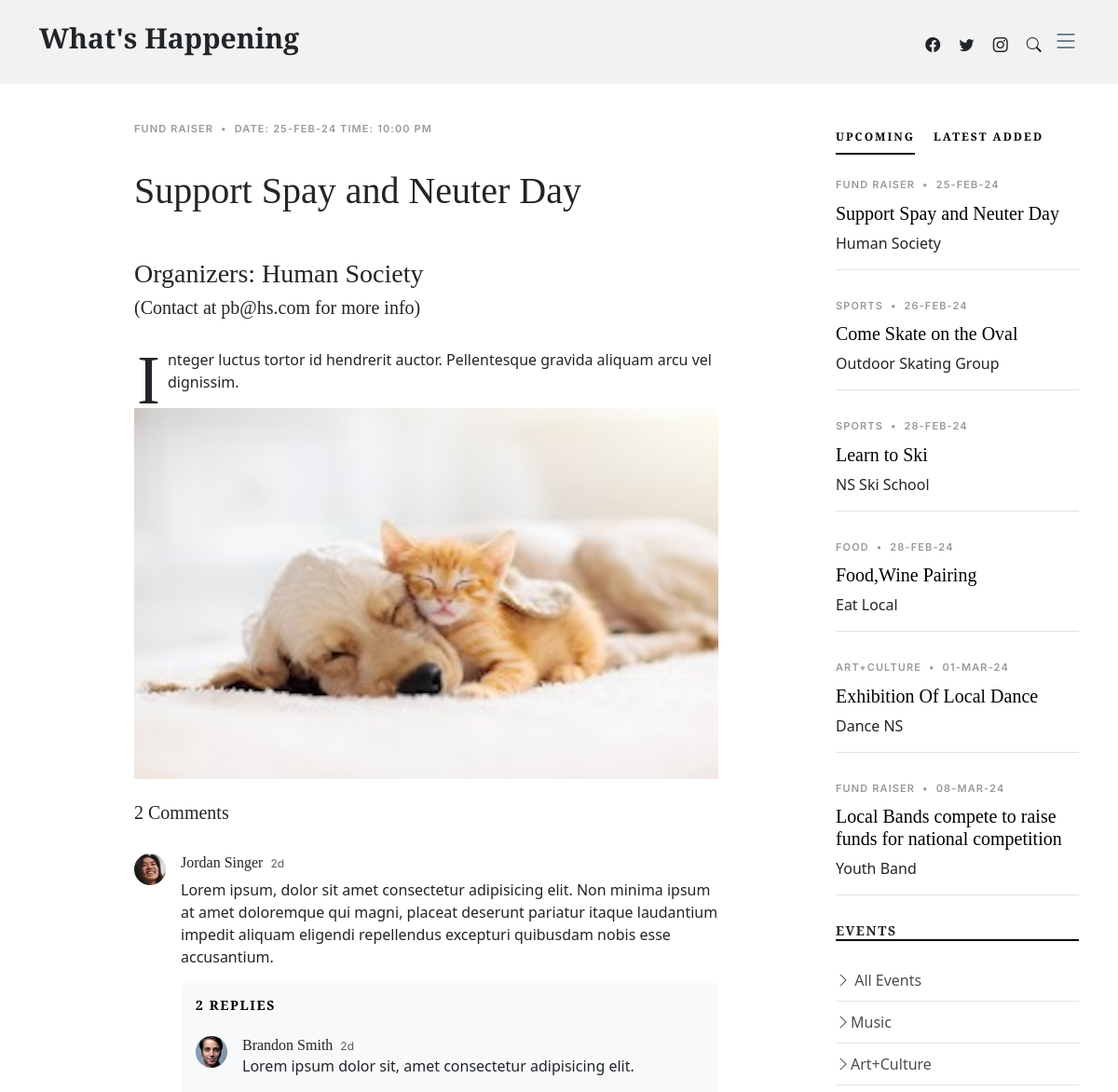
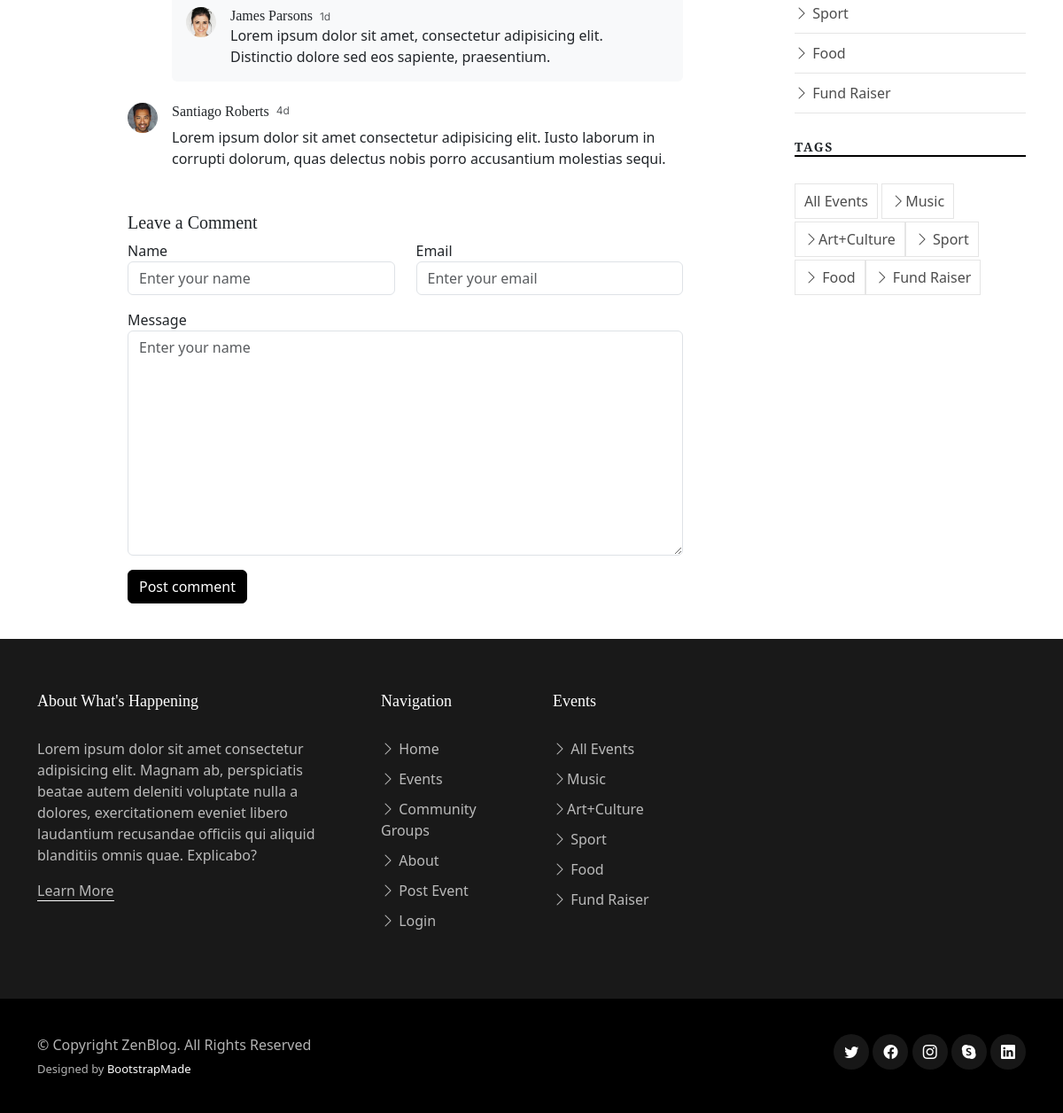
Page /Bootstrap/single-post.php on the committed database (2 pictures, top to bottom).
### tables this page shows
CREATE TABLE `events` (
  `EventID` int(11) NOT NULL,
  `EventTypeID` int(11) NOT NULL,
  `GroupID` int(11) NOT NULL,
  `EventDate` timestamp NOT NULL DEFAULT CURRENT_TIMESTAMP,
  `SubmitDate` timestamp NOT NULL DEFAULT CURRENT_TIMESTAMP,
  `EventTitle` varchar(100) NOT NULL,
  `EventImage` varchar(50) NOT NULL,
  `EventDesc` text NOT NULL
);

CREATE TABLE `eventtype` (
  `EventTypeID` int(11) NOT NULL,
  `EventType` varchar(100) NOT NULL
);

CREATE TABLE `groups` (
  `GroupID` int(11) NOT NULL,
  `GroupName` varchar(100) NOT NULL,
  `GroupImage` varchar(50) NOT NULL,
  `GroupType` varchar(100) NOT NULL,
  `GroupDesc` text NOT NULL,
  `ContactName` varchar(255) NOT NULL,
  `ContactEmail` varchar(255) NOT NULL
);

### Bootstrap/single-post.php (the view, shortened to what the rows shown need)
<!DOCTYPE html>
<html lang="en">
<head>
  <link href="assets/vendor/bootstrap/css/bootstrap.min.css" rel="stylesheet">
  <link href="assets/vendor/bootstrap-icons/bootstrap-icons.css" rel="stylesheet">
  <link href="assets/vendor/swiper/swiper-bundle.min.css" rel="stylesheet">
  <link href="assets/vendor/glightbox/css/glightbox.min.css" rel="stylesheet">
  <link href="assets/vendor/aos/aos.css" rel="stylesheet">
  <link href="assets/css/variables.css" rel="stylesheet">
  <link href="assets/css/main.css" rel="stylesheet">
</head>
<body>
  <header id="header" class="header d-flex align-items-center fixed-top">
    <div class="container-fluid container-xl d-flex align-items-center justify-content-between">
      <a href="index.html" class="logo d-flex align-items-center">
        <h1>What's Happening</h1>
      </a>
    </div>
  </header>
  <main id="main">
    <section class="single-post-content">
          <div class="container">
            <div class="row">
              <div class="col-md-9 post-content" data-aos="fade-up">
                <?php
                  include 'serverlogin.php';
                  $conn = new mysqli($db_hostname, $db_username, $db_password, $db_database);
                  $urlEventName = isset($_GET['eventName']) ? $_GET['eventName'] : '';
                  $urlEventType = isset($_GET['eventtype']) ? $_GET['eventtype'] : '';
                    $eventsQuery = "SELECT *
                                    FROM events e
                                    INNER JOIN groups g ON e.GroupID = g.GroupID
                                    INNER JOIN EventType et ON e.EventTypeID = et.EventTypeID
                                    ORDER BY e.EventDate";
                    $eventsResult = mysqli_query($conn, $eventsQuery);
                    while ($row = mysqli_fetch_assoc($eventsResult)) {
                        $eventID = $row["EventID"];
                        $eventDate = $row["EventDate"];
                        $eventTitle = $row["EventTitle"];
                        $eventImage = $row["EventImage"];
                        $eventDesc = $row["EventDesc"];
                        $Contact_Name = $row["contactName"];
                        $Contact_Email = $row["ContactEmail"];
                        $event_Type = $row["EventType"];
                        $group_Image = $row["GroupImage"];
                        $group_name = $row["GroupName"];
                        $date = date_create($eventDate);
                        $dateFormat = date_format($date, 'd-M-y');
                        $timeFormat = date_format($date, 'g:i A');
                      if($urlEventName== 'events' && $urlEventType==$event_Type){
                        echo '<div class="d-md-flex post-entry-2 half">';
                        echo '<a href="single-post.php?eventName=' . $eventTitle . '&eventtype='.$event_Type.'" class="me-4 thumbnail">';
                        echo '<img src="' . $eventImage . '" alt="" class="img-fluid">';
                        echo '</a>';
                        echo '<div>';
                        echo '<div class="post-meta"><span class="date">' . $event_Type . '</span> <span class="mx-1">&bullet;</span> <span>' . $dateFormat . '</span><span class="mx-1">&bullet;</span> <span>' . $timeFormat . '</span></div>';
                        echo '<h3><a href="single-post.php?eventNumber=' . $eventID . '">' . $eventTitle . '</a></h3>';
                        echo '<div class="d-flex align-items-center author">';
                        echo '<div class="photo"><img src="' . $group_Image . '" alt="" class="img-fluid"></div>';
                        echo '<div class="name">';
                        echo '<h3 class="m-0 p-0">' . $group_name . '</h3>';
                        echo '</div>';
                        echo '</div>';
                        echo '</div>';
                        echo '</div>';
                        break;
                      }
                      else{
                        $var1 = substr($eventDesc, 0, 1);
                        $var2 = substr($eventDesc, 1, strlen($eventDesc));
                        echo '<div class="single-post">';
                        echo '<div class="post-meta"><span class="date">' . $event_Type . '</span> <span class="mx-1">&bullet;</span> <span>DATE: ' . $dateFormat . ' TIME: ' . $timeFormat . '</span></div>';
                        echo '<br>';
                        echo '<h1 class="mb-5">' . $eventTitle . '</h1>';
                        echo '<h3>Organizers: ' . $group_name . '</h3>';
                        echo '<h5>(Contact ' . $Contact_Name . ' at ' . $Contact_Email . ' for more info)</h5><br>';
                        echo '<p><span class="firstcharacter">' . $var1 . '</span>' . $var2 . '</p>';
                        echo '<img src=' . $eventImage . ' alt="" class="img-fluid">';
                        echo '</div>';
                        break;
                      }
                    }
                  ?>
                      </div>
                      <div class="col-md-3">
                        <div class="aside-block">
                          <div class="tab-content" id="pills-tabContent">
                            <div class="tab-pane fade show active" id="pills-popular" role="tabpanel" aria-labelledby="pills-popular-tab">
                            <?php
                              include 'serverlogin.php';
                              $conn = new mysqli($db_hostname, $db_username, $db_password, $db_database);
                              $upcoming_query = "SELECT *
                                                  FROM events e
                                                  INNER JOIN groups g ON e.GroupID = g.GroupID
                                                  INNER JOIN EventType et ON e.EventTypeID = et.EventTypeID
                                                  ORDER BY e.EventDate ASC LIMIT 6";
                              $upcoming_result = $conn->query($upcoming_query);
                              if ($upcoming_result->num_rows > 0) {
                                  while($row = $upcoming_result->fetch_assoc()) {
                                      $eventDate = $row["EventDate"];
                                      $eventTitle = $row["EventTitle"];
                                      $event_Type = $row["EventType"];
                                      $group_name = $row["GroupName"];
                                      $date = date_create($eventDate);
                                      $dateFormat = date_format($date, 'd-M-y');
                                      echo '<div class="post-entry-1 border-bottom">';
                                      echo '<div class="post-meta"><span class="date">' . $event_Type . '</span> <span class="mx-1">&bullet;</span> <span>' . $dateFormat . '</span></div>';
                                      echo '<h2 class="mb-2"><a href="#">' . $eventTitle . '</a></h2>';
                                      echo '<span class="author mb-3 d-block">' . $group_name . '</span>';
                                      echo '</div>';
                                  }
                              }
                            ?>
                            </div>
                          </div>
                          </div>
                          </div>
</div>
    </div>
  </section>
</main>
</body>
</html>

### rows in the picture
events: EventTypeID.EventType "FUND RAISER", EventDate "25-FEB-24", EventDate "10:00 PM", EventTitle "Support Spay and Neuter Day", GroupID.GroupName "Human Society", GroupID.ContactEmail "pb@hs.com", EventDesc "I", EventDesc "nteger luctus tortor id hendrerit auctor. Pellentesque gravida aliquam arcu vel dignissim.", EventImage (picture)
events: EventTypeID.EventType "SPORTS", EventDate "26-FEB-24", EventTitle "Come Skate on the Oval", GroupID.GroupName "Outdoor Skating Group"
events: EventTypeID.EventType "SPORTS", EventDate "28-FEB-24", EventTitle "Learn to Ski", GroupID.GroupName "NS Ski School"
events: EventTypeID.EventType "FOOD", EventDate "28-FEB-24", EventTitle "Food,Wine Pairing", GroupID.GroupName "Eat Local"
events: EventTypeID.EventType "ART+CULTURE", EventDate "01-MAR-24", EventTitle "Exhibition Of Local Dance", GroupID.GroupName "Dance NS"
events: EventTypeID.EventType "FUND RAISER", EventDate "08-MAR-24", EventTitle "Local Bands compete to raise funds for national competition", GroupID.GroupName "Youth Band"
